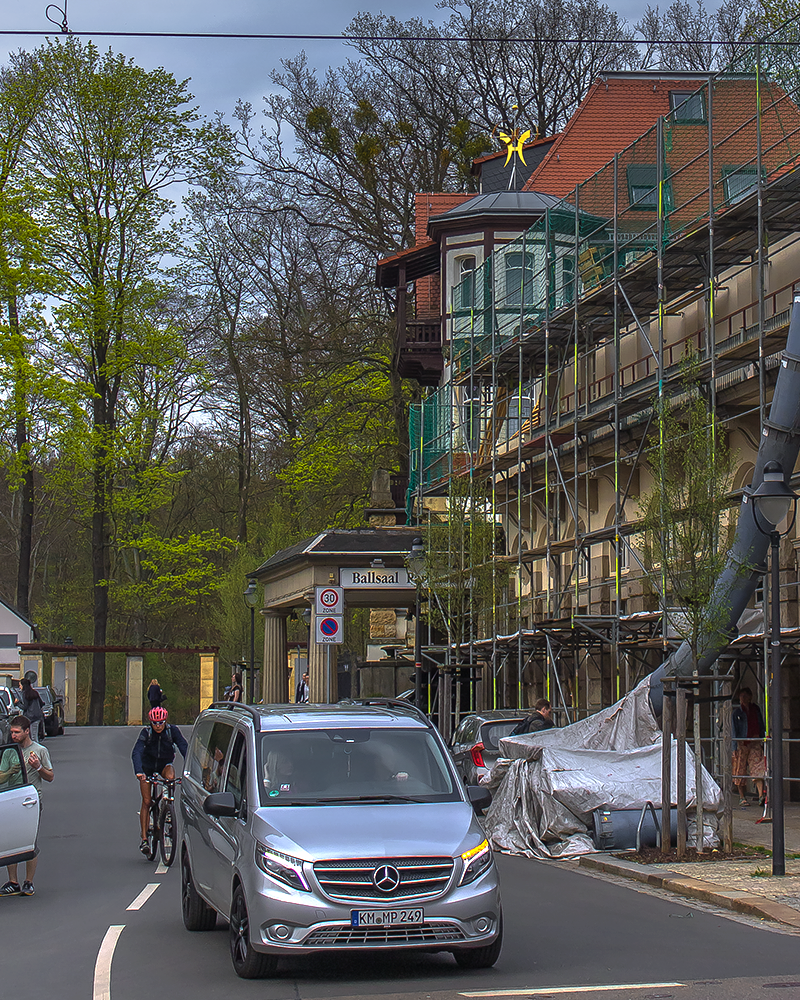
#> input picture src/image/image/init.png, 800 x 1000 px, found by its file name
$ jupyter execute test.ipynb   (shell and % lines are left out)
#> lines starting #> are read from the running program, lines starting #| are printed output that depends on the picture
[cell 1]
import cv2
from PIL import Image

import matplotlib.pyplot as plt


imgfile = "./image/image/init.png"

shape = (400,800)

[cell 2]
img = cv2.imread(imgfile)
#> img is the input picture: shape (1000, 800, 3); mean B, G, R 87.2, 90.6, 90
sized = cv2.resize(img, shape)
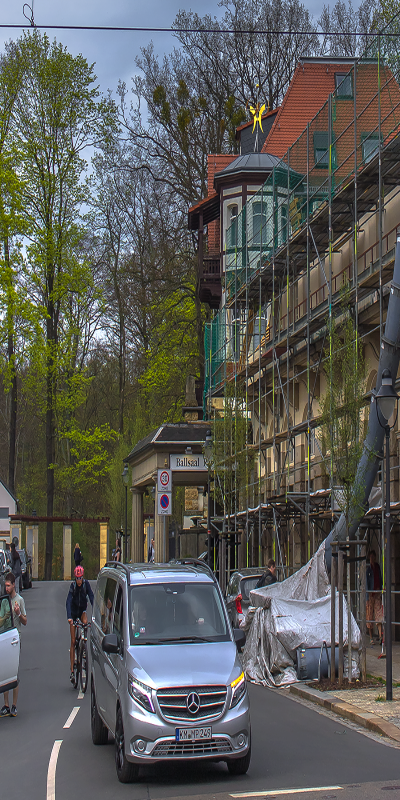
#> sized: shape (800, 400, 3); mean B, G, R 87.1, 90.5, 90
sized = cv2.cvtColor(sized, cv2.COLOR_BGR2RGB)

[cell 3]
sized.shape
#> Out = (800, 400, 3)

[cell 4]
sized.size
#> Out = 960000

[cell 5]
img = Image.open(imgfile)
#> img: PIL image 800x1000 RGB
sized = img.resize(shape)
#> sized: PIL image 400x800 RGB

[cell 6]
sized.size
#> Out = (400, 800)
